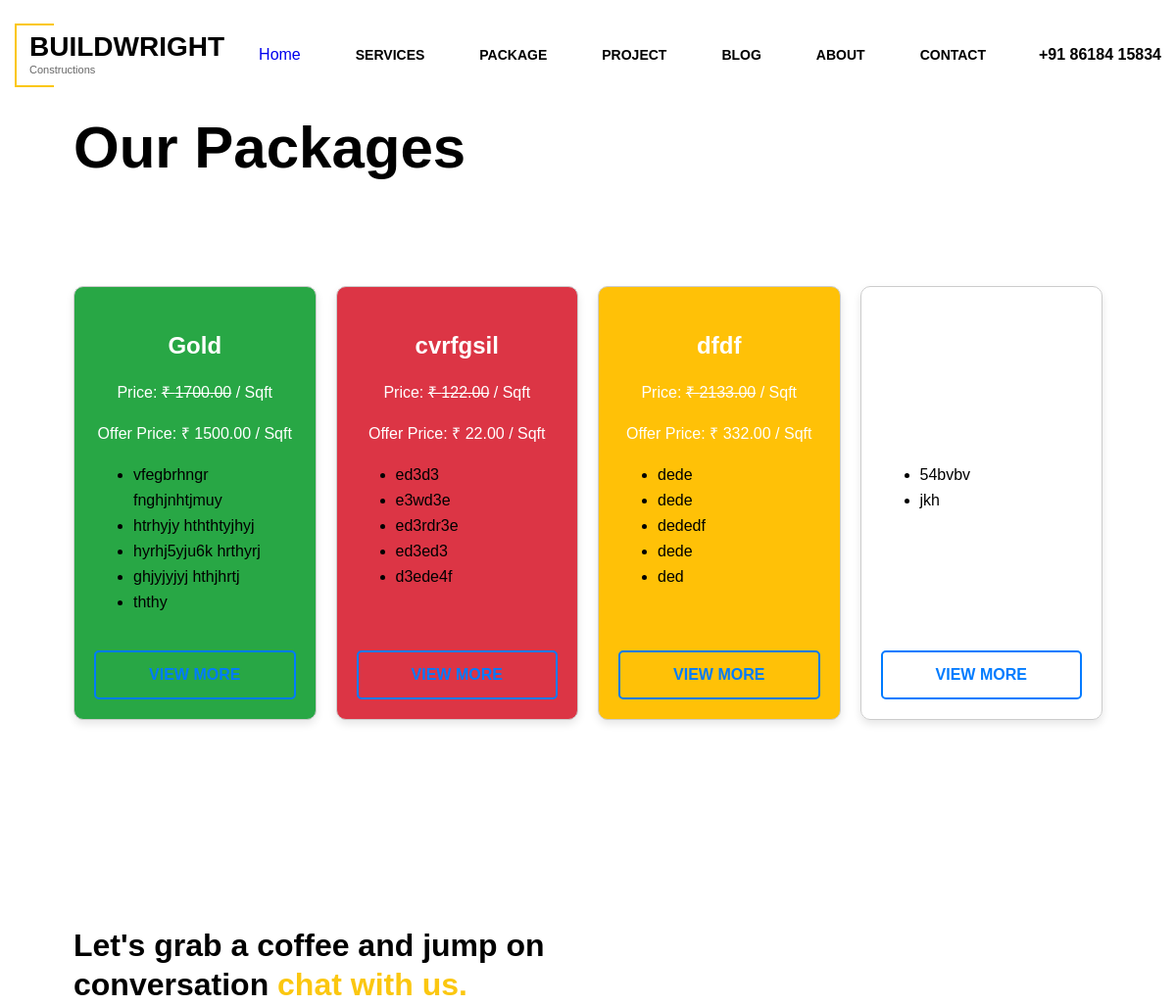
/package (upper part), run on an earlier commit of the app's database.
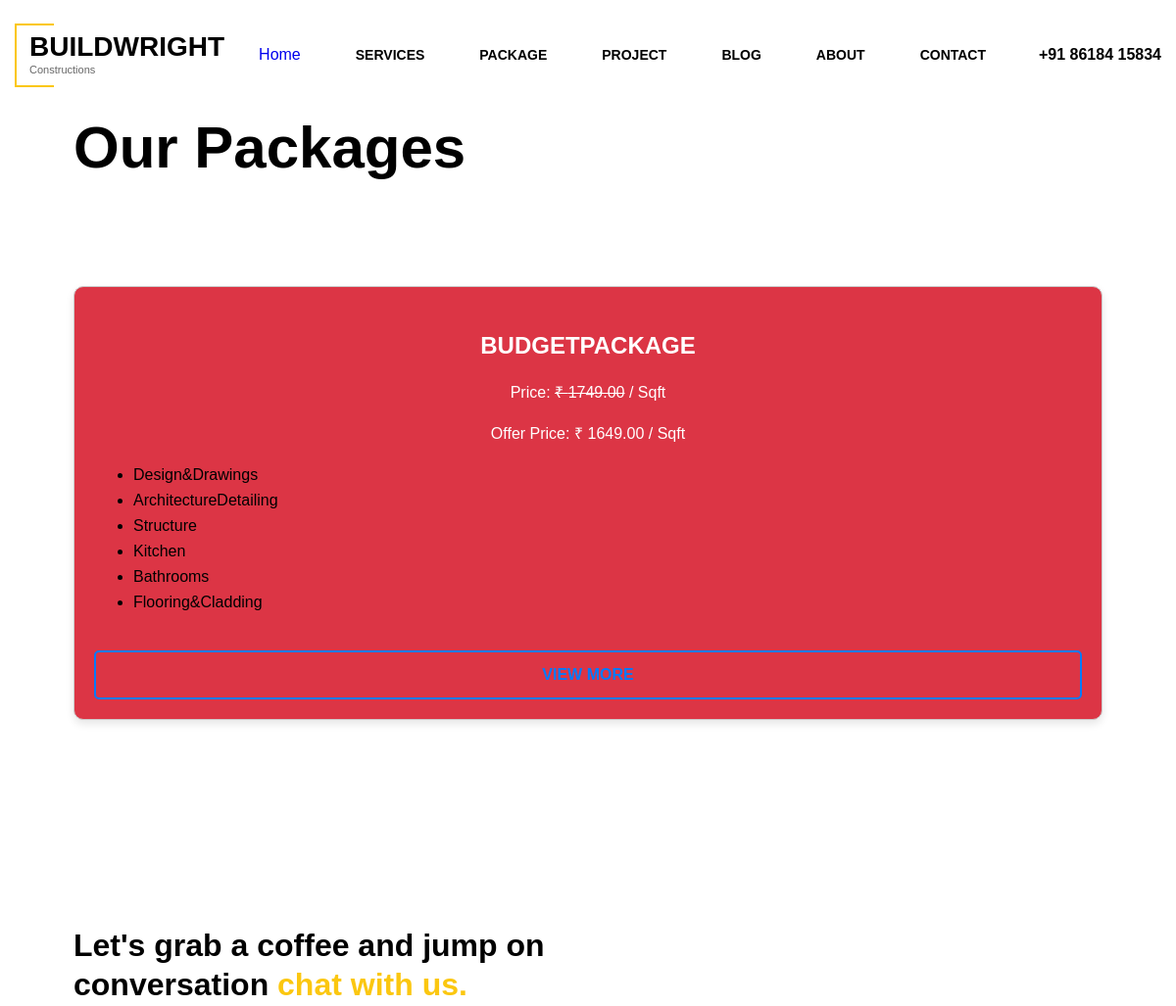
And on a later commit of the database.
### app/models.py (models this page shows, shortened)
class Package(models.Model):
    name = models.CharField(max_length=255)
    price = models.DecimalField(max_digits=10, decimal_places=2)
    offer_price = models.DecimalField(max_digits=10, decimal_places=2)
    package_documents = models.FileField(upload_to='packages')
    color_code = models.CharField(max_length=10,unique=True, blank=True, null=True)
    slug = models.SlugField(unique=True, max_length=200)
    class Meta:
        verbose_name = "Package"
        verbose_name_plural = "Packages"

class PackageSummary(models.Model):
    package = models.ForeignKey(Package, on_delete=models.CASCADE, related_name='package_summaries')
    summary = models.CharField(max_length=200)
    class Meta:
        verbose_name = "Package Summary"
        verbose_name_plural = "Package Summaries"

### app/views.py (the view)
# urls.py: path('package', views.package, name='package'),
def package(request):
    packages = Package.objects.all()
    context = {
        'packages': packages,
    }
    return render(request, 'package.html', context)

### templates/package.html (shortened to what this page needs)
{% extends "base.html" %}
{% load static %}
{% block main %}
<div class="container">
    <h1 class="article__heading heading heading--size-large">Our Packages</h1>
  </div>
</header><br><br><br><br>
<div class="container">
    {% for package_item in packages %}
    <div class="package {{ package_item.color_code }}">
        <div class="content">
            <h2>{{ package_item.name }}</h2>
            <p>Price: <s>₹ {{ package_item.price }}</s> / Sqft</p>
            <p>Offer Price: ₹ {{ package_item.offer_price }} / Sqft</p>
            <ul>
                {% for summary in package_item.package_summaries.all %}
                    <li style="color:black; text-align:left;">{{ summary.summary }}</li>
                {% endfor %}
            </ul>
        </div>
        <a href="{% url 'packagedownload' slug=package_item.slug %}" class="view-more-link">View More</a>
    </div>
    {% endfor %}
</div>
{% endblock main %}

What changed in the data, as far as the page shows it:
removed Package: name "cvrfgsil", price "122.00", offer_price "22.00", PackageSummary (summary "ed3d3")
removed PackageSummary: summary "e3wd3e", shown under "cvrfgsil"
removed PackageSummary: summary "ed3rdr3e", shown under "cvrfgsil"
removed PackageSummary: summary "ed3ed3", shown under "cvrfgsil"
removed PackageSummary: summary "d3ede4f", shown under "cvrfgsil"
removed Package: name "dfdf", price "2133.00", offer_price "332.00", color_code "yellow" (drawn)
removed PackageSummary: summary "dede", shown under "dfdf"
removed PackageSummary: summary "dede", shown under "dfdf"
removed PackageSummary: summary "dededf", shown under "dfdf"
removed PackageSummary: summary "dede", shown under "dfdf"
removed PackageSummary: summary "ded", shown under "dfdf"
removed PackageSummary: summary "54bvbv"
removed PackageSummary: summary "jkh"
changed Package: color_code "green" → "red" (drawn); name "Gold" → "BUDGETPACKAGE"; price "1700.00" → "1749.00"; offer_price "1500.00" → "1649.00"; gains PackageSummary (summary "Flooring&Cladding")
changed PackageSummary: summary "vfegbrhngr fnghjnhtjmuy" → "Design&Drawings"
changed PackageSummary: summary "htrhyjy hththtyjhyj" → "ArchitectureDetailing"
changed PackageSummary: summary "hyrhj5yju6k hrthyrj" → "Structure"
changed PackageSummary: summary "ghjyjyjyj hthjhrtj" → "Kitchen"
changed PackageSummary: summary "ththy" → "Bathrooms"
